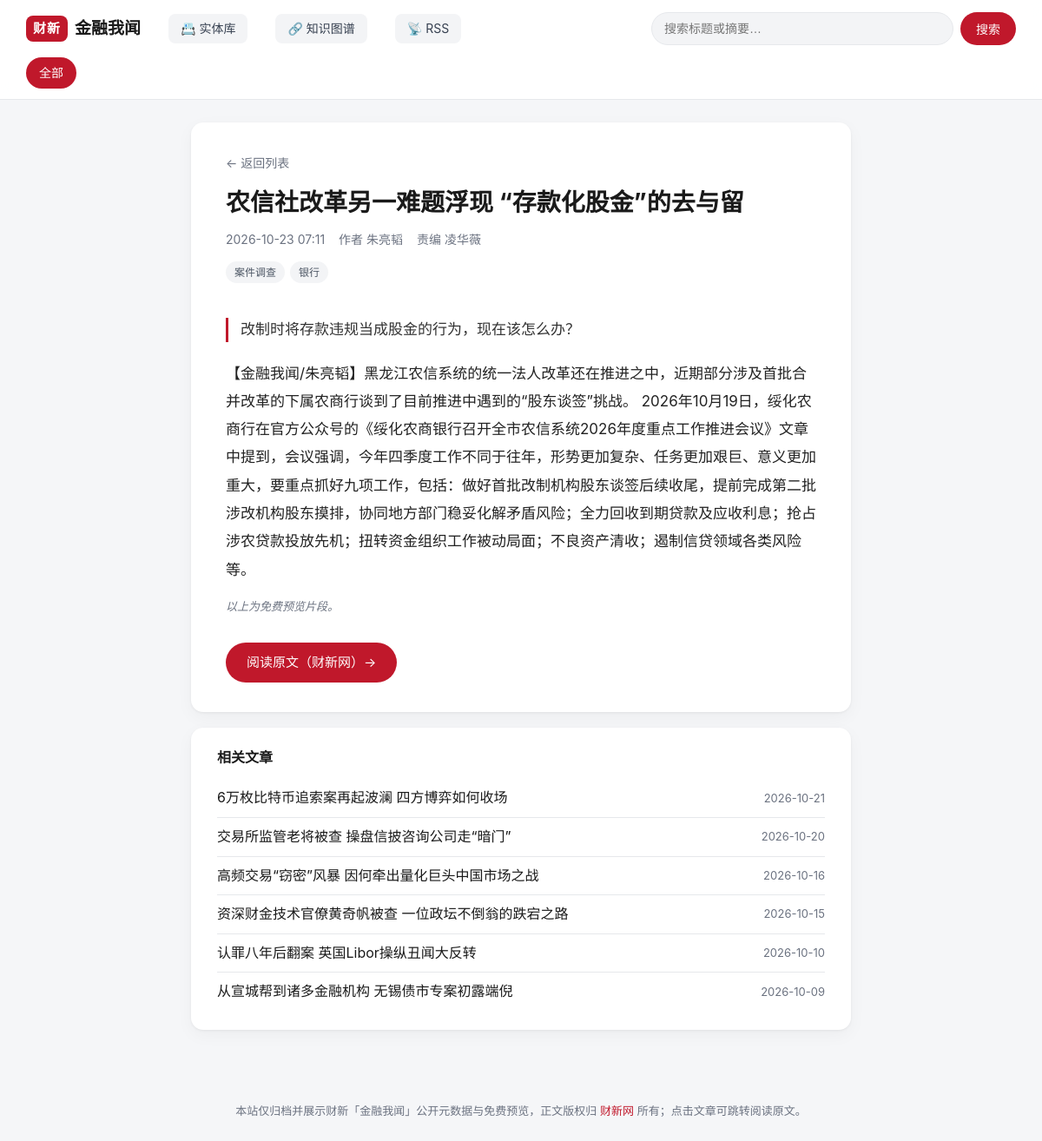
The page /a/102496226 on the database its author committed.
### tables this page shows
CREATE TABLE articles(
          article_id TEXT NOT NULL, title TEXT NOT NULL, published_at TEXT NOT NULL,
          url TEXT PRIMARY KEY, discovered_at TEXT NOT NULL, checked_at TEXT NOT NULL
        , source TEXT NOT NULL DEFAULT '', summary TEXT NOT NULL DEFAULT '', body_text TEXT NOT NULL DEFAULT '', updated_at TEXT NOT NULL DEFAULT '', author TEXT NOT NULL DEFAULT '', editor TEXT NOT NULL DEFAULT '', image TEXT NOT NULL DEFAULT '');

CREATE TABLE tags(
      id INTEGER PRIMARY KEY AUTOINCREMENT, name TEXT UNIQUE NOT NULL
    );

### app.py (the view)
@app.route("/a/<article_id>")
def article(article_id: str):
    db = get_db()
    row = db.execute(
        "SELECT * FROM articles WHERE article_id=? AND source=? LIMIT 1",
        (article_id, SOURCE),
    ).fetchone()
    if row is None:
        abort(404)
    data = dict(row)
    data["tags"] = article_tags(db, row["url"])
    data["date"] = (row["published_at"] or "")[:10]
    entities = {
        "person": [],
        "org": [],
        "event": [],
    }
    try:
        for r in db.execute(
            """SELECT e.id, e.name, e.type FROM entities e
               JOIN article_entities ae ON ae.entity_id = e.id
               WHERE ae.article_url = ?
               ORDER BY e.type, e.name""",
            (row["url"],),
        ):
            entities[r["type"]].append({"id": r["id"], "name": r["name"]})
    except Exception:
        pass  # tables may not exist yet
    data["entities"] = entities
    related = []
    try:
        related = db.execute(
            """SELECT a.article_id, a.title, a.published_at,
                      count(*) AS shared,
                      group_concat(DISTINCT e.name) AS via
               FROM article_entities ae1
               JOIN article_entities ae2
                    ON ae2.entity_id = ae1.entity_id
                   AND ae2.article_url <> ae1.article_url
               JOIN entities e ON e.id = ae1.entity_id
               JOIN articles a ON a.url = ae2.article_url AND a.source = ?
               WHERE ae1.article_url = ?
               GROUP BY a.url
               ORDER BY shared DESC, a.published_at DESC LIMIT 8""",
            (SOURCE, row["url"]),
        ).fetchall()
    except Exception:
        related = []
    if not related and data["tags"]:
        related = db.execute(
            """SELECT DISTINCT a.article_id, a.title, a.published_at,
                      0 AS shared, NULL AS via
               FROM articles a JOIN article_tags at ON at.article_url = a.url
               JOIN tags t ON t.id = at.tag_id
               WHERE t.name = ? AND a.source = ? AND a.article_id <> ?
               ORDER BY a.published_at DESC LIMIT 6""",
            (data["tags"][0], SOURCE, article_id),
        ).fetchall()
    return render_template("article.html", a=data, related=related)

### app.py (called while the page is built)
def get_db() -> sqlite3.Connection:
    if "db" not in g:
        conn = sqlite3.connect(
            f"file:{DB_PATH.as_posix()}?mode=ro&immutable=1", uri=True
        )
        conn.row_factory = sqlite3.Row
        g.db = conn
    return g.db

def article_tags(db: sqlite3.Connection, url: str) -> list[str]:
    return [
        r["name"]
        for r in db.execute(
            "SELECT t.name FROM tags t JOIN article_tags at ON at.tag_id=t.id "
            "WHERE at.article_url=? ORDER BY t.name",
            (url,),
        )
    ]

@app.template_filter("nl2p")
def nl2p(text: str) -> str:
    parts = [p.strip() for p in (text or "").split("\n") if p.strip()]
    return "".join(f"<p>{p}</p>" for p in parts)

### templates/article.html (shortened to what this page needs)
{% extends "base.html" %}
{% block content %}
<article class="detail">
  <a class="back" href="{{ url_for('index') }}">← 返回列表</a>
  <h1 class="detail-title">{{ a.title }}</h1>
  <div class="meta">
    <time>{{ a.published_at[:16].replace('T', ' ') }}</time>
    {% if a.author %}<span>作者 {{ a.author }}</span>{% endif %}
    {% if a.editor %}<span>责编 {{ a.editor }}</span>{% endif %}
  </div>
  {% if a.tags %}
  <div class="tags detail-tags">
    {% for t in a.tags %}
    <a class="tag" href="{{ url_for('index', tag=t) }}">{{ t }}</a>
    {% endfor %}
  </div>
  {% endif %}
  {% if a.summary %}<p class="lead">{{ a.summary }}</p>{% endif %}
  {% if a.body_text %}
  <div class="prose">{{ a.body_text | nl2p | safe }}</div>
  <p class="preview-note">以上为免费预览片段。</p>
  {% else %}
  <p class="preview-note">本地暂未抓取预览内容。</p>
  {% endif %}
  <a class="readmore" href="{{ a.url }}" target="_blank" rel="noopener">
    阅读原文（财新网）→
  </a>
</article>
{% if related %}
<aside class="related">
  <h3>相关文章</h3>
  <ul>
    {% for r in related %}
    <li>
      <a href="{{ url_for('article', article_id=r['article_id']) }}">{{ r['title'] }}</a>
      <span class="related-meta">
        <time>{{ r['published_at'][:10] }}</time>
      </span>
    </li>
    {% endfor %}
  </ul>
</aside>
{% endif %}
{% endblock %}

### static/style.css (style rules this page uses)
:root { --bg: #f5f6f8; --card: #ffffff; --ink: #1a1a1a; --muted: #6b7280; --line: #e6e8eb; --brand: #c0182b; --brand-ink: #a01324; --accent: #f3f4f6; --radius: 14px; --shadow: 0 1px 3px rgba(0,0,0,.06), 0 6px 20px rgba(0,0,0,.04); }
* { box-sizing: border-box; }
html { -webkit-text-size-adjust: 100%; }
body { margin: 0; font-family: -apple-system, BlinkMacSystemFont, "Segoe UI", "PingFang SC", "Microsoft YaHei", "Hiragino Sans GB", sans-serif; color: var(--ink); background: var(--bg); line-height: 1.6; }
a { color: inherit; text-decoration: none; }
.tags { display: flex; flex-wrap: wrap; gap: 6px; padding: 10px 16px 16px; }
.tag { font-size: 12px; color: #4b5563; background: var(--accent); padding: 3px 10px; border-radius: 999px; }
.detail { background: #fff; border-radius: var(--radius); box-shadow: var(--shadow); max-width: 760px; margin: 26px auto 18px; padding: 34px 40px; }
.back { color: var(--muted); font-size: 14px; }
.detail-title { margin: 14px 0 12px; font-size: 28px; line-height: 1.35; }
.meta { display: flex; flex-wrap: wrap; gap: 16px; color: var(--muted); font-size: 14px; }
.detail-tags { padding: 14px 0 0; }
.lead { font-size: 17px; color: #333; font-weight: 500; border-left: 3px solid var(--brand); padding-left: 14px; margin: 20px 0; }
.prose { font-size: 17px; line-height: 1.9; color: #222; }
.prose p { margin: 0 0 16px; }
.preview-note { color: var(--muted); font-size: 13px; font-style: italic; }
.readmore { display: inline-block; margin-top: 18px; padding: 11px 24px; background: var(--brand); color: #fff; border-radius: 999px; font-size: 15px; }
.related { max-width: 760px; margin: 0 auto 40px; background: #fff; border-radius: var(--radius); box-shadow: var(--shadow); padding: 22px 30px; }
.related h3 { margin: 0 0 12px; font-size: 16px; }
.related ul { list-style: none; margin: 0; padding: 0; }
.related li { display: flex; justify-content: space-between; gap: 16px; padding: 9px 0; border-bottom: 1px solid var(--line); }
.related li:last-child { border-bottom: 0; }
.related a { flex: 1; }
.related time { color: var(--muted); font-size: 13px; flex: 0 0 auto; }

### templates/article.html (style rules this page uses)
.related-meta { display: flex; gap: 10px; align-items: center; flex-shrink: 0; }

### rows shown on the page
articles: title "农信社改革另一难题浮现 “存款化股金”的去与留", published_at "2026-10-23 07:11", author "朱亮韬", editor "凌华薇", summary "改制时将存款违规当成股金的行为，现在该怎么办？", body_text|nl2p "【金融我闻/朱亮韬】黑龙江农信系统的统一法人改革还在推进之中，近期部分涉及首批合并改革的下属农商行谈到了目前推进中遇到的“股东谈签”挑战。 2026年10月19日，绥化农商行在官方公众号的《绥化农商银行召开全市农信系统2026年度重点工作推进会议》文章中提到，会议强调，今年四季度工作不同于往年，形势更加复杂、任务更加艰巨、意义更加重大，要重点抓好九项工作，包括：做好首批改制机构股东谈签后续收尾，提前完成第二批涉改机构股东摸排，协同地方部门稳妥化解矛盾风险；全力回收到期贷款及应收利息；抢占涉农贷款投放先机；扭转资金组织工作被动局面；不良资产清收；遏制信贷领域各类风险等。"
tags: name "案件调查"
tags: name "银行"

### other values the page prints
{{ r['title'] }} "6万枚比特币追索案再起波澜 四方博弈如何收场" "交易所监管老将被查 操盘信披咨询公司走“暗门”" "高频交易“窃密”风暴 因何牵出量化巨头中国市场之战" "资深财金技术官僚黄奇帆被查 一位政坛不倒翁的跌宕之路" "认罪八年后翻案 英国Libor操纵丑闻大反转" "从宣城帮到诸多金融机构 无锡债市专案初露端倪"
{{ r['published_at'][:10] }} "2026-10-21" "2026-10-20" "2026-10-16" "2026-10-15" "2026-10-10" "2026-10-09"
